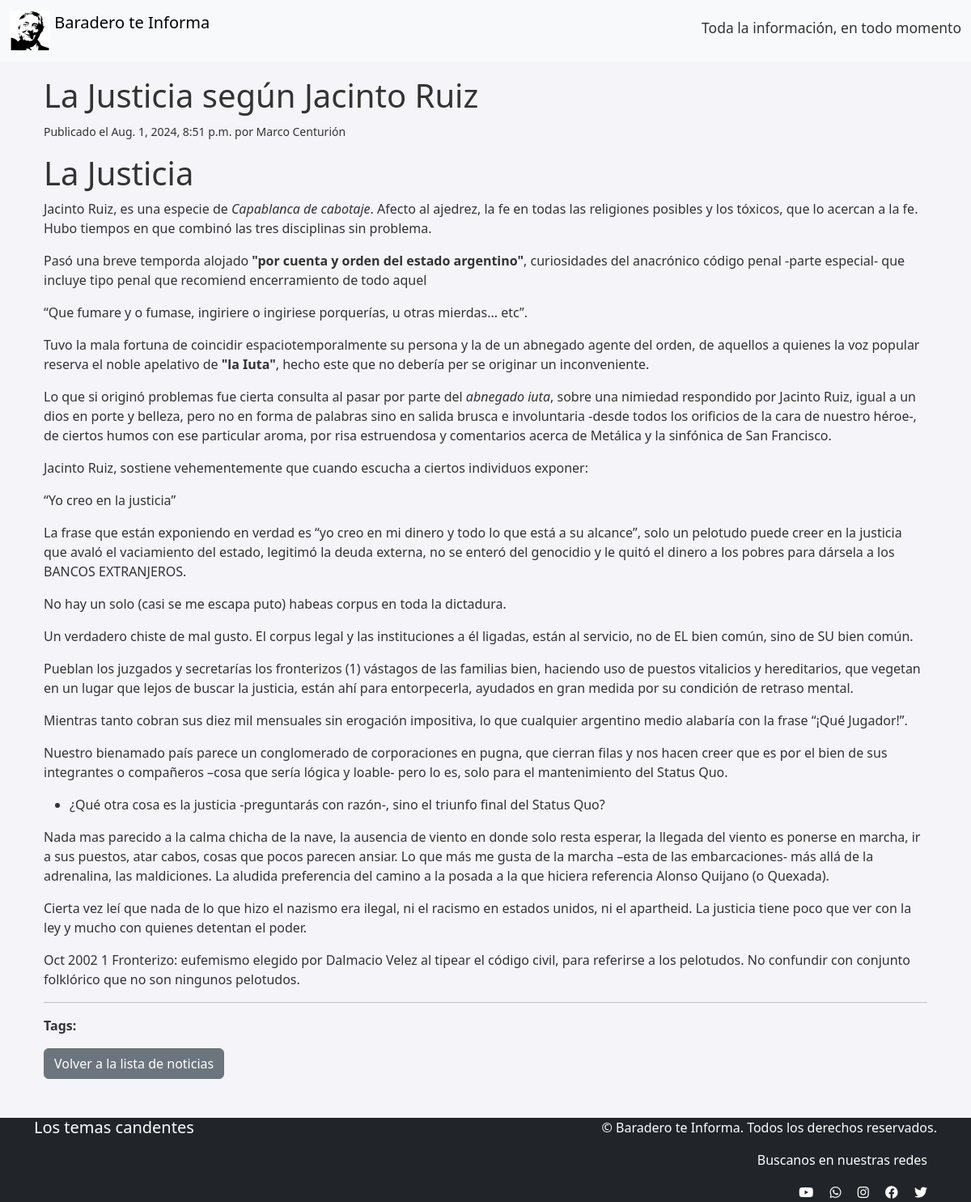
The app's page /noticias/8/ with its own data.
### noticias/models.py (models this page shows, shortened)
class Noticia(models.Model):
    titulo = models.CharField(max_length=200)
    resumen = models.TextField()
    contenido = models.TextField(null=True, blank=True)
    archivo_texto = models.FileField(upload_to='textos/', null=True, blank=True)
    categoria = models.ForeignKey(Categoria, on_delete=models.CASCADE)
    tags = models.ManyToManyField(Tag, related_name='noticias')
    fecha_creacion = models.DateTimeField(auto_now_add=True)
    nombre_usuario = models.CharField(max_length=100)
    apellido_usuario = models.CharField(max_length=100)

### noticias/views.py (the view)
# urls.py: path('<int:id>/', views.detalle_noticia, name='detalle_noticia'),
def detalle_noticia(request, id):
    noticia = get_object_or_404(Noticia, id=id)
    return render(request, 'noticias/detalle.html', {'noticia': noticia})

### noticias/templates/noticias/detalle.html (shortened to what this page needs)
{% extends 'noticias/base.html' %}
{% block content %}
<div class="container">
    <h1>{{ noticia.titulo }}</h1>
    <p><small>Publicado el {{ noticia.fecha_creacion }} por {{ noticia.nombre_usuario }} {{ noticia.apellido_usuario }}</small></p>
    <div class="content">
        {{ noticia.contenido|safe }}
    </div>
    <hr>
    <div class="tags">
        <p><strong>Tags:</strong>
        </p>
    </div>
    <a href="{% url 'noticias:listar_noticias' %}" class="btn btn-secondary">Volver a la lista de noticias</a>
</div>
{% endblock %}

### noticias/static/css/styles.css (style rules this page uses)
body { background-color: #f4f4f9; color: #333; }
a { color: #0066cc; }
body { padding-top: 70px; }

### records on screen
Noticia: titulo "La Justicia según Jacinto Ruiz", fecha_creacion "Aug. 1, 2024, 8:51 p.m.", nombre_usuario "Marco", apellido_usuario "Centurión", contenido "La Justicia Jacinto Ruiz, es una especie de Capablanca de cabotaje . Afecto al ajedrez, la fe en todas las religiones posibles y los tóxicos, que lo acercan a la fe. Hubo tiempos en que combinó las tres disciplinas sin problema. Pasó una breve temporda alojado \"por cuenta y orden del estado argentino\" , curiosidades del anacrónico código penal -parte especial- que incluye tipo penal que recomiend encerramiento de todo aquel “Que fumare y o fumase, ingiriere o ingiriese porquerías, u otras mierdas... etc”. Tuvo la mala fortuna de coincidir espaciotemporalmente su persona y la de un abnegado agente del orden, de aquellos a quienes la voz popular reserva el noble apelativo de \"la Iuta\" , hecho…"
